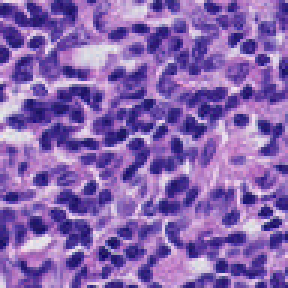
#> input picture data/aperture_table_v1_release/images/h2/03636fece736db00_patch_patient_045_node_1_x_3360_y_15040.png, 96 x 96 px (shown 3 times larger)
$ python -i vision.py   (imports and definitions only)
#> lines starting #> are read from the running program, lines starting #| are printed output that depends on the picture
from __future__ import annotations

from pathlib import Path
from typing import Iterable

import numpy as np
from PIL import Image, ImageEnhance


# [114 lines left out: functions _to_uint8, load_image, expanded_square_bbox, crop_pair, materialize_pair, d4_transform and 1 more, not called in this run]


def enhance_sar_for_display(image: Image.Image) -> Image.Image:
    return ImageEnhance.Contrast(image.convert("L")).enhance(1.5).convert("RGB")

>>> from PIL import Image
>>> picture = Image.open('../../data/aperture_table_v1_release/images/h2/03636fece736db00_patch_patient_045_node_1_x_3360_y_15040.png')
#> picture is the input picture: PIL image 96x96 RGBA; mean R, G, B, A 135.4, 100.4, 177, 255
>>> result = enhance_sar_for_display(picture)
#> in enhance_sar_for_display, `return ImageEnhance.Contrast(image.convert("L")).enhance(1.5).convert(..`:
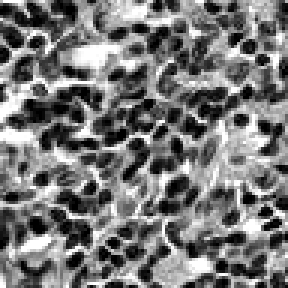
#> returned value: PIL image 96x96 RGB (shown 3 times larger); min 0, max 255, mean 118.9

$ run again, on data/aperture_table_v1_release/images/h2/08475a6035a2c36a_patch_patient_051_node_2_x_29056_y_14400.png
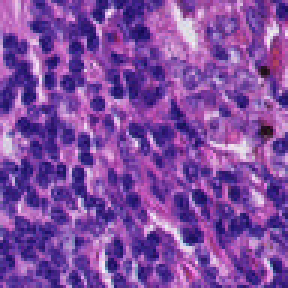
#> input picture data/aperture_table_v1_release/images/h2/08475a6035a2c36a_patch_patient_051_node_2_x_29056_y_14400.png, 96 x 96 px (shown 3 times larger)
#> picture is the input picture: PIL image 96x96 RGBA; mean R, G, B, A 128.1, 74.3, 162.5, 255
#> in enhance_sar_for_display, `return ImageEnhance.Contrast(image.convert("L")).enhance(1.5).convert(..`:
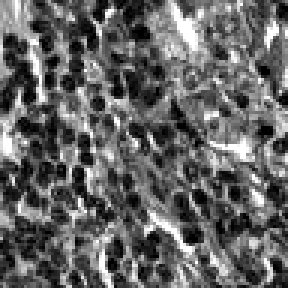
#> returned value: PIL image 96x96 RGB (shown 3 times larger); min 0, max 255, mean 100

$ run again, on data/aperture_table_v1_release/images/h2/0e35deafba8ba7a1_patch_patient_045_node_1_x_5312_y_9408.png
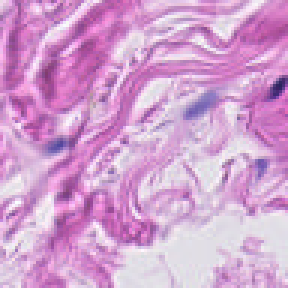
#> input picture data/aperture_table_v1_release/images/h2/0e35deafba8ba7a1_patch_patient_045_node_1_x_5312_y_9408.png, 96 x 96 px (shown 3 times larger)
#> picture is the input picture: PIL image 96x96 RGBA; mean R, G, B, A 210.6, 160.2, 207.8, 255
#> in enhance_sar_for_display, `return ImageEnhance.Contrast(image.convert("L")).enhance(1.5).convert(..`:
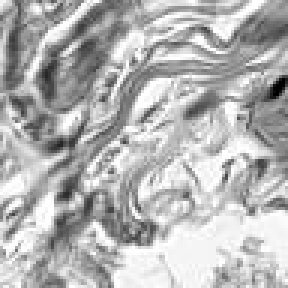
#> returned value: PIL image 96x96 RGB (shown 3 times larger); min 0, max 255, mean 179.9
